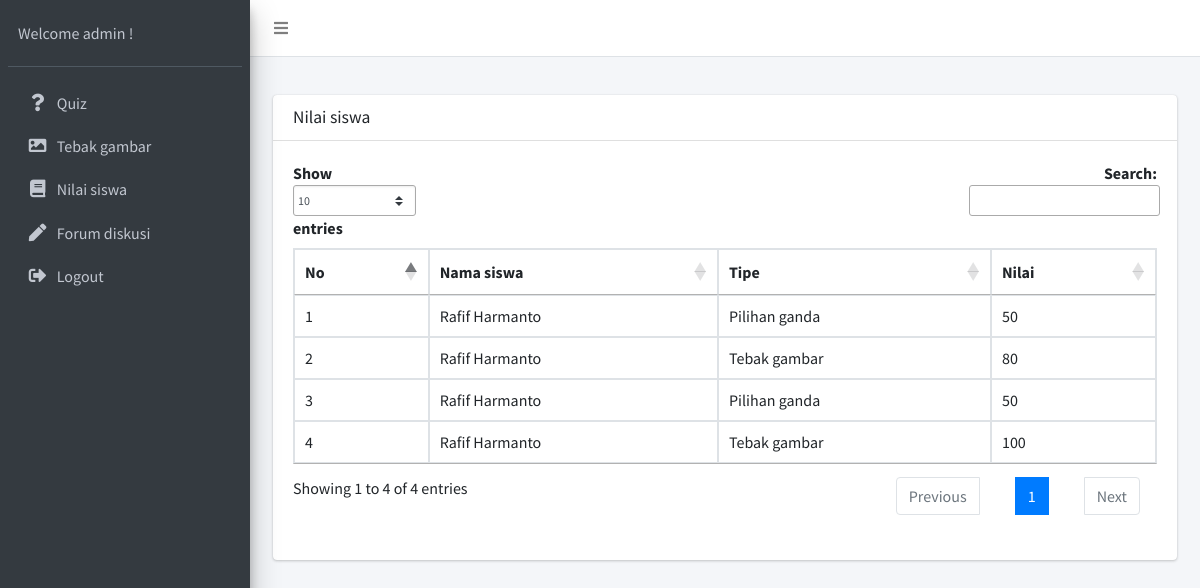
The page /reports.php (signed in) on the database its author committed.
### tables this page shows
CREATE TABLE `reports` (
  `id` int(11) NOT NULL,
  `userId` int(11) DEFAULT NULL,
  `nilai` double DEFAULT NULL,
  `type` varchar(20) DEFAULT NULL
);

CREATE TABLE `users` (
  `id` int(11) NOT NULL,
  `parent_name` varchar(50) NOT NULL,
  `child_name` varchar(50) NOT NULL,
  `email` varchar(30) NOT NULL,
  `password` varchar(255) NOT NULL
);

### config/controller.php (called while the page is built, shortened)
<?php
function select($query)
{
    global $db;
    $result = mysqli_query($db, $query);
    $rows = [];
    while ($row = mysqli_fetch_assoc($result)) {
        $rows[] = $row;
    }
    return $rows;
}

### reports.php (the view, shortened to what this page needs)
<?php
include 'layout/header-admin.php';
if (isset($_SESSION['username'])) {
  $fields = select("SELECT * FROM reports r INNER JOIN users u ON r.userId = u.id");
?>
  <div class="content-wrapper">
    <div class="content-header">
    </div>
    <section class="content">
      <div class="container-fluid">
        <section class="content">
          <div class="container-fluid">
            <div class="row">
              <div class="col-12">
                <div class="card">
                  <div class="card-header">
                    <h3 class="card-title">Nilai siswa</h3>
                  </div>
                  <div class="card-body">
                    <table class="table table-bordered table-hover" id="data-nilai">
                      <thead>
                        <tr>
                          <th>No</th>
                          <th>Nama siswa</th>
                          <th>Tipe</th>
                          <th>Nilai</th>
                        </tr>
                      </thead>
                      <tbody>
                        <?php $no = 1; ?>
                        <?php foreach ($fields as $field) : ?>
                          <tr>
                            <td> <?= $no++; ?> </td>
                            <td> <?= $field['child_name']; ?> </td>
                            <td><?= $field['type'] == "pilihan_ganda" ? "Pilihan ganda" : "Tebak gambar"; ?></td>
                            <td><?= $field['nilai']; ?></td>
                          </tr>
                        <?php endforeach; ?>
                      </tbody>
                    </table>
                  </div>
                </div>
              </div>
            </div>
          </div>
        </section>
      </div>
  </div>
<?php
} else {
  header("Location: login-admin.php");
  exit();
}
include 'layout/footer-admin.php';
?>

### rows shown on the page
reports: userId.child_name "Rafif Harmanto", type "Pilihan ganda", nilai "50"
reports: userId.child_name "Rafif Harmanto", type "Tebak gambar", nilai "80"
reports: userId.child_name "Rafif Harmanto", type "Pilihan ganda", nilai "50"
reports: userId.child_name "Rafif Harmanto", type "Tebak gambar", nilai "100"

### other values the page prints
$_SESSION['username'] "admin"
